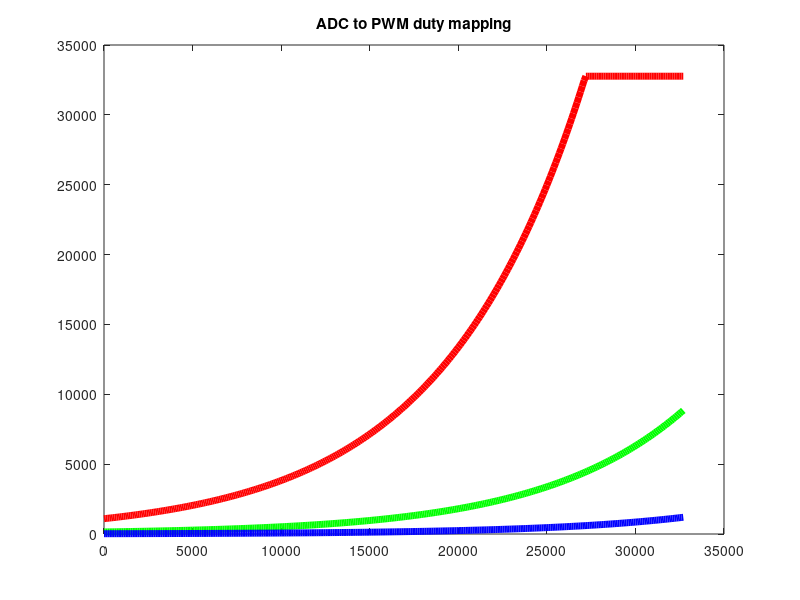

This figure's MATLAB source:
max_val = 32767;
i = 1:100:max_val;

r = exp(min((i/8000 +  7.0), log(max_val)));
g = exp(min((i/8000 +  5.0), log(max_val)));
b = exp(min((i/8000 + 3.0), log(max_val)));

plot(i, r, "r", "linewidth", 5);
hold on;
plot(i, g, "g", "linewidth", 5);
h = plot(i, b, "b", "linewidth", 5);

title ("ADC to PWM duty mapping");

waitfor(h);